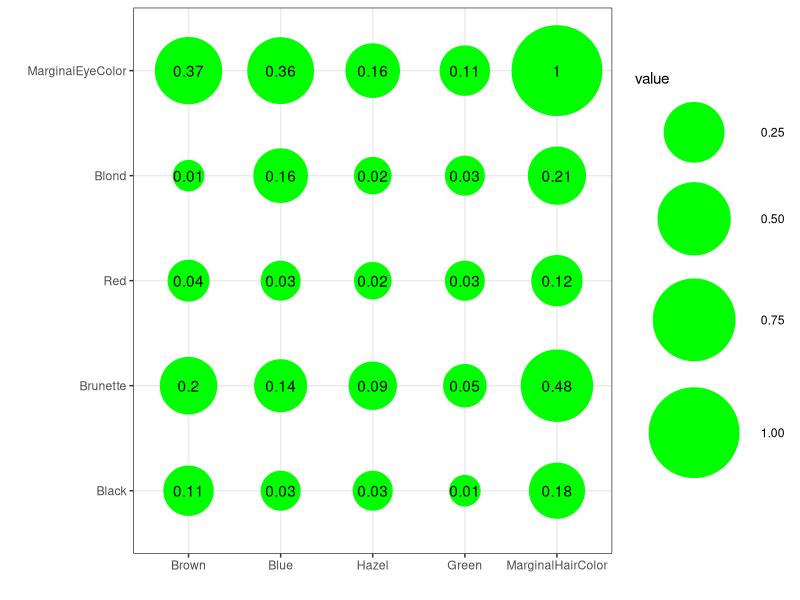

This chart was generated by the following R code:
# ASSIGNMENT 3
# APPLIED BAYESIAN DATA ANALYSIS
# AUTHOR: MARC VILA
# DATE: 13 OCTOBER 2021

# TASK A

library("ggplot2")
library("dplyr")
library("stats")

### 1.Use Eq. (4.9) graphically in Table 4.1 to calculate the conditional probability 
### p(blue|red U blond). 

table41 <- cbind(c(0.11,0.03,0.03,0.01,0.18),c(0.20,0.14,0.09,0.05,0.48),c(0.04,0.03,0.02,0.03,0.12),
                c(0.01,0.16,0.02,0.03,0.21), c(0.37,0.36,0.16,0.11,1.00))

Eyes <- c("Black","Brunette","Red","Blond","MarginalEyeColor")
Hair <- c("Brown","Blue","Hazel","Green","MarginalHairColor")

# Create the data frame
df <- expand.grid(Hair, Eyes)
df$value <- c(0.11,0.03,0.03,0.01,0.18,0.20,0.14,0.09,0.05,0.48,0.04,0.03,0.02,0.03,0.12,
                  0.01,0.16,0.02,0.03,0.21,0.37,0.36,0.16,0.11,1.00)

#Plot the Data
g <- ggplot(df, aes(Var1, Var2)) + geom_point(aes(size = value), colour = "green") + theme_bw() + xlab("") + ylab("")
g + scale_size_continuous(range=c(10,30)) + geom_text(aes(label = value))

# Probability p(blue|red U blond)

pblueredUblond <- (table41[15]+table41[20])*(table41[12]+table41[17])/(table41[15]+table41[20])

print(paste("Numerator is",(table41[15]+table41[20])*(table41[12]+table41[17])))
print(paste("Denominator is",(table41[15]+table41[20])))
print(paste("Probability p(blue|red U blond)",pblueredUblond))

### 2. Solve exercise 5.1 using a function that takes an input argument that represents the person's 
### sequential test results and returns the posterior probability of having the disease 
### and not having the disease

P <- vector(mode="list", length=6)
names(P) <- c(":(", ":)", "+|:(", "+|:)", "-|:(", "-|:)")
P[[1]] <- 0.001; P[[2]] <- 0.999; P[[3]] <- 0.99; P[[4]]<-0.05; P[[5]]<-1-0.99; P[[6]]<-1-0.05

P$'+' = P$`+|:)`*P$`:)` + P$`+|:(`*P$`:(`
P$':(|+' = P$'+|:('*P$':(' / P$'+'

P$'-' = P$'-|:)'*P$':)' + P$'-|:('*P$':('
P$':(|-' = P$'-|:('*P$':(' / P$'-'

post <- function (T) {
  
# Initialize prior and likelihood vectors 
prior <- c(P$':(', P$':)')
likelihood = c(1.0,1.0)
posterior = as.double(likelihood)*prior/(sum(as.double(likelihood)*prior)) # Bayes formula with no data, so posterior = prior

T <- unlist(strsplit(T, split="")) # Splitting string T into a vector to be able to work with


# The algorithm works sequentially, starting from the prior probabilities (i.e. without any test results) and then moving 
# on sequentially with access to new test results.

for (i in T) {

  likelihood <- c( P[paste(i,'|:(',sep = "")], P[paste(i,'|:)',sep = "")]) # get likelihood for result in t given sick or healthy
  posterior <- as.double(likelihood)*prior/(sum(as.double(likelihood)*prior)) # posterior calculus
  prior = posterior # update prior for the next experiment
}

names(posterior) <- c(':(|T', ':)|T')
print(posterior)

}

